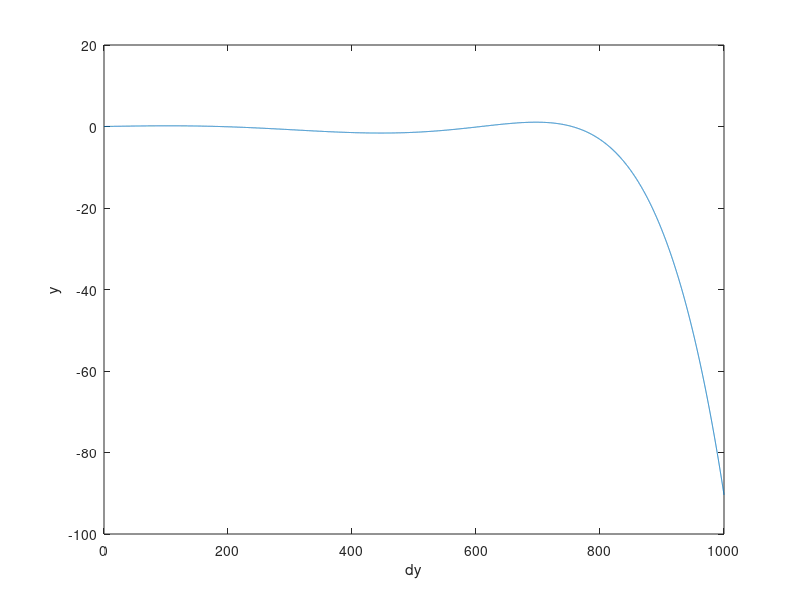

Write MATLAB code to recreate this figure.

%% Entering parameters....
m = 1;
rho = 1;
r = 1;
k = 100;
a = 1;

A1 = 0.04695;
A3 = 8.932*10^(-4);
A5 = 1.015*10^(-5);
A7 = 2.955*10^(-8);

%% Plot:
V = 53.2481;

dy = 0:0.1:1000;

y = - dy/k + 0.5*V^2/k * (A1 .* dy/V - A3 .* (dy./V).^3 + A5.*(dy./V).^5 ...
        -A7.*(dy./V).^7);
    
plot(dy,y)
xlabel('dy')
ylabel('y')
